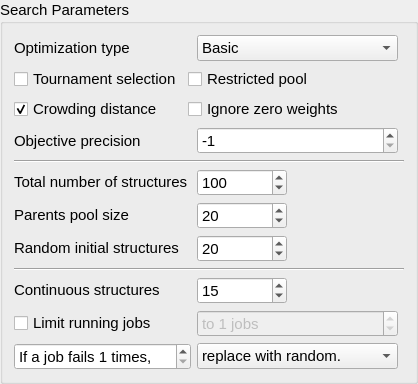
        <widget class="QGroupBox" name="groupBox_4">
         <property name="sizePolicy">
          <sizepolicy hsizetype="Preferred" vsizetype="Maximum">
           <horstretch>0</horstretch>
           <verstretch>0</verstretch>
          </sizepolicy>
         </property>
         <property name="font">
          <font>
           <pointsize>11</pointsize>
          </font>
         </property>
         <property name="title">
          <string>Search Parameters</string>
         </property>
         <layout class="QGridLayout" name="gridLayout">
          <item row="11" column="1">
           <widget class="QSpinBox" name="spin_contStructs">
            <property name="sizePolicy">
             <sizepolicy hsizetype="Minimum" vsizetype="Fixed">
              <horstretch>0</horstretch>
              <verstretch>0</verstretch>
             </sizepolicy>
            </property>
            <property name="minimumSize">
             <size>
              <width>0</width>
              <height>25</height>
             </size>
            </property>
            <property name="maximumSize">
             <size>
              <width>90</width>
              <height>16777215</height>
             </size>
            </property>
            <property name="font">
             <font>
              <pointsize>11</pointsize>
             </font>
            </property>
            <property name="toolTip">
             <string>&lt;html&gt;&lt;head/&gt;&lt;body&gt;&lt;p&gt;Number of structures to be kept &amp;quot;in progress&amp;quot; after the initial generation.&lt;/p&gt;&lt;p&gt;This should depend on the resources available. If a running job limit is set below,&lt;/p&gt;&lt;p&gt;[running job limit] + 1&lt;/p&gt;&lt;p&gt;is a good value here.&lt;/p&gt;&lt;p&gt;Default: 15&lt;/p&gt;&lt;/body&gt;&lt;/html&gt;</string>
            </property>
            <property name="value">
             <number>15</number>
            </property>
           </widget>
          </item>
          <item row="7" column="1">
           <widget class="QSpinBox" name="spin_numInitial">
            <property name="sizePolicy">
             <sizepolicy hsizetype="Minimum" vsizetype="Fixed">
              <horstretch>0</horstretch>
              <verstretch>0</verstretch>
             </sizepolicy>
            </property>
            <property name="minimumSize">
             <size>
              <width>0</width>
              <height>25</height>
             </size>
            </property>
            <property name="maximumSize">
             <size>
              <width>90</width>
              <height>16777215</height>
             </size>
            </property>
            <property name="font">
             <font>
              <pointsize>11</pointsize>
             </font>
            </property>
            <property name="toolTip">
             <string>&lt;html&gt;&lt;head/&gt;&lt;body&gt;&lt;p&gt;Number of random initial structures to generate from the input formulas, using the enabled random generation modes.&lt;/p&gt;&lt;p&gt;Default: 20&lt;/p&gt;&lt;/body&gt;&lt;/html&gt;</string>
            </property>
            <property name="maximum">
             <number>9999</number>
            </property>
            <property name="value">
             <number>20</number>
            </property>
           </widget>
          </item>
          <item row="4" column="0">
           <widget class="QLabel" name="label_12">
            <property name="sizePolicy">
             <sizepolicy hsizetype="Preferred" vsizetype="Fixed">
              <horstretch>0</horstretch>
              <verstretch>0</verstretch>
             </sizepolicy>
            </property>
            <property name="font">
             <font>
              <pointsize>11</pointsize>
             </font>
            </property>
            <property name="text">
             <string>Total number of structures</string>
            </property>
            <property name="alignment">
             <set>Qt::AlignLeading|Qt::AlignLeft|Qt::AlignVCenter</set>
            </property>
           </widget>
          </item>
          <item row="6" column="1">
           <widget class="QSpinBox" name="spin_parentsPoolSize">
            <property name="minimum">
             <number>1</number>
            </property>
            <property name="sizePolicy">
             <sizepolicy hsizetype="Minimum" vsizetype="Fixed">
              <horstretch>0</horstretch>
              <verstretch>0</verstretch>
             </sizepolicy>
            </property>
            <property name="minimumSize">
             <size>
              <width>0</width>
              <height>25</height>
             </size>
            </property>
            <property name="maximumSize">
             <size>
              <width>90</width>
              <height>16777215</height>
             </size>
            </property>
            <property name="font">
             <font>
              <pointsize>11</pointsize>
             </font>
            </property>
            <property name="toolTip">
             <string>&lt;html&gt;&lt;head/&gt;&lt;body&gt;&lt;p&gt;Number of structures to be considered for genetic operations.&lt;/p&gt;&lt;p&gt;Structures are chosen for genetic operations based on a weighted probability list, which can be determined from either multi-objective scalar fitness function or the Pareto optimization's non-dominated sorting process. The probability, in any case, is calculated based on the structures' distance above convex hull, plus any user-specified objectives.&lt;/p&gt;&lt;p&gt;The number specified here is used to determine how many of the lowest enthalpy structures will have a non-zero probability.&lt;/p&gt;&lt;p&gt;Default: 20&lt;/p&gt;&lt;/body&gt;&lt;/html&gt;</string>
            </property>
            <property name="maximum">
             <number>9999</number>
            </property>
            <property name="value">
             <number>20</number>
            </property>
           </widget>
          </item>
          <item row="10" column="0" colspan="3">
           <widget class="Line" name="line_3">
            <property name="orientation">
             <enum>Qt::Horizontal</enum>
            </property>
           </widget>
          </item>
          <item row="12" column="1">
           <widget class="QSpinBox" name="spin_runningJobLimit">
            <property name="enabled">
             <bool>false</bool>
            </property>
            <property name="sizePolicy">
             <sizepolicy hsizetype="Minimum" vsizetype="Fixed">
              <horstretch>0</horstretch>
              <verstretch>0</verstretch>
             </sizepolicy>
            </property>
            <property name="minimumSize">
             <size>
              <width>0</width>
              <height>25</height>
             </size>
            </property>
            <property name="font">
             <font>
              <pointsize>11</pointsize>
             </font>
            </property>
            <property name="toolTip">
             <string>Maximum number of simultaneous local optimizations allowed.</string>
            </property>
            <property name="suffix">
             <string> jobs</string>
            </property>
            <property name="prefix">
             <string>to </string>
            </property>
            <property name="value">
             <number>1</number>
            </property>
           </widget>
          </item>
          <item row="7" column="0">
           <widget class="QLabel" name="label_9">
            <property name="sizePolicy">
             <sizepolicy hsizetype="Fixed" vsizetype="Fixed">
              <horstretch>0</horstretch>
              <verstretch>0</verstretch>
             </sizepolicy>
            </property>
            <property name="font">
             <font>
              <pointsize>11</pointsize>
             </font>
            </property>
            <property name="text">
             <string>Random initial structures</string>
            </property>
            <property name="alignment">
             <set>Qt::AlignLeading|Qt::AlignLeft|Qt::AlignVCenter</set>
            </property>
            <property name="buddy">
             <cstring>spin_numInitial</cstring>
            </property>
           </widget>
          </item>
          <item row="1" column="0" colspan="2">
           <layout class="QGridLayout" name="horizontalLayout">
            <item row="0" column="0">
             <widget class="QCheckBox" name="cb_tournament">
              <property name="toolTip">
               <string>&lt;html&gt;&lt;head/&gt;&lt;body&gt;&lt;p&gt;Use binary tournament selection in Pareto optimization instead of converting rank/distance to scalar fitness.&lt;/p&gt;&lt;/body&gt;&lt;/html&gt;</string>
              </property>
              <property name="text">
               <string>Tournament selection</string>
              </property>
             </widget>
            </item>
            <item row="0" column="1">
             <widget class="QCheckBox" name="cb_restrictPool">
              <property name="toolTip">
               <string>&lt;html&gt;&lt;head/&gt;&lt;body&gt;&lt;p&gt;When tournament selection is active, choose parents from up to the configured parents pool size instead of the entire pool.&lt;/p&gt;&lt;/body&gt;&lt;/html&gt;</string>
              </property>
              <property name="text">
               <string>Restricted pool</string>
              </property>
             </widget>
            </item>
            <item row="1" column="0">
             <widget class="QCheckBox" name="cb_crowding">
              <property name="sizePolicy">
               <sizepolicy hsizetype="Fixed" vsizetype="Fixed">
                <horstretch>0</horstretch>
                <verstretch>0</verstretch>
               </sizepolicy>
              </property>
              <property name="font">
               <font>
                <pointsize>11</pointsize>
               </font>
              </property>
              <property name="focusPolicy">
               <enum>Qt::StrongFocus</enum>
              </property>
              <property name="toolTip">
               <string>&lt;html&gt;&lt;head/&gt;&lt;body&gt;&lt;p&gt;Use crowding distance adjustments in Pareto optimization.&lt;/p&gt;&lt;/body&gt;&lt;/html&gt;</string>
              </property>
              <property name="text">
               <string>Crowding distance</string>
              </property>
              <property name="checked">
               <bool>true</bool>
              </property>
             </widget>
            </item>
            <item row="1" column="1">
             <widget class="QCheckBox" name="cb_paretoFilterZeroWeights">
              <property name="toolTip">
               <string>&lt;html&gt;&lt;head/&gt;&lt;body&gt;&lt;p&gt;When Pareto optimization is active, ignore objectives with zero weight in Pareto ranking, selection, and front assignment.&lt;/p&gt;&lt;p&gt;Default: false&lt;/p&gt;&lt;/body&gt;&lt;/html&gt;</string>
              </property>
              <property name="text">
               <string>Ignore zero weights</string>
              </property>
             </widget>
            </item>
           </layout>
          </item>
          <item row="4" column="1">
           <widget class="QSpinBox" name="spin_cutoff">
            <property name="minimum">
             <number>1</number>
            </property>
            <property name="sizePolicy">
             <sizepolicy hsizetype="Minimum" vsizetype="Fixed">
              <horstretch>0</horstretch>
              <verstretch>0</verstretch>
             </sizepolicy>
            </property>
            <property name="minimumSize">
             <size>
              <width>0</width>
              <height>25</height>
             </size>
            </property>
            <property name="maximumSize">
             <size>
              <width>90</width>
              <height>16777215</height>
             </size>
            </property>
            <property name="font">
             <font>
              <pointsize>11</pointsize>
             </font>
            </property>
            <property name="toolTip">
             <string>&lt;html&gt;&lt;head/&gt;&lt;body&gt;&lt;p&gt;The maximum number of structures generated in the search.&lt;/p&gt;&lt;p&gt;Default: 100&lt;/p&gt;&lt;/body&gt;&lt;/html&gt;</string>
            </property>
            <property name="maximum">
             <number>2147483647</number>
            </property>
            <property name="value">
             <number>100</number>
            </property>
           </widget>
          </item>
          <item row="6" column="0">
           <widget class="QLabel" name="label_26">
            <property name="sizePolicy">
             <sizepolicy hsizetype="Preferred" vsizetype="Fixed">
              <horstretch>0</horstretch>
              <verstretch>0</verstretch>
             </sizepolicy>
            </property>
            <property name="font">
             <font>
              <pointsize>11</pointsize>
             </font>
            </property>
            <property name="text">
             <string>Parents pool size</string>
            </property>
            <property name="alignment">
             <set>Qt::AlignLeading|Qt::AlignLeft|Qt::AlignVCenter</set>
            </property>
            <property name="buddy">
             <cstring>spin_parentsPoolSize</cstring>
            </property>
           </widget>
          </item>
          <item row="12" column="0">
           <widget class="QCheckBox" name="cb_limitRunningJobs">
            <property name="sizePolicy">
             <sizepolicy hsizetype="Minimum" vsizetype="Fixed">
              <horstretch>0</horstretch>
              <verstretch>0</verstretch>
             </sizepolicy>
            </property>
            <property name="font">
             <font>
              <pointsize>11</pointsize>
             </font>
            </property>
            <property name="toolTip">
             <string>Check this box to set a limit on the number of jobs that are submitted for a local optimization at any given time.</string>
            </property>
            <property name="text">
             <string>Limit running jobs</string>
            </property>
           </widget>
          </item>
          <item row="13" column="0">
           <widget class="QSpinBox" name="spin_failLimit">
            <property name="sizePolicy">
             <sizepolicy hsizetype="Fixed" vsizetype="Fixed">
              <horstretch>0</horstretch>
              <verstretch>0</verstretch>
             </sizepolicy>
            </property>
            <property name="minimumSize">
             <size>
              <width>0</width>
              <height>25</height>
             </size>
            </property>
            <property name="font">
             <font>
              <pointsize>11</pointsize>
             </font>
            </property>
            <property name="toolTip">
             <string>&lt;html&gt;&lt;head/&gt;&lt;body&gt;&lt;p&gt;Take an action for failed local optimizations after this many failures.&lt;/p&gt;&lt;p&gt;Default: 1&lt;/p&gt;&lt;/body&gt;&lt;/html&gt;</string>
            </property>
            <property name="suffix">
             <string> times,</string>
            </property>
            <property name="prefix">
             <string>If a job fails </string>
            </property>
            <property name="minimum">
             <number>1</number>
            </property>
            <property name="maximum">
             <number>100</number>
            </property>
            <property name="value">
             <number>1</number>
            </property>
           </widget>
          </item>
          <item row="0" column="1">
           <widget class="QComboBox" name="combo_optType">
            <property name="font">
             <font>
              <pointsize>11</pointsize>
             </font>
            </property>
            <property name="focusPolicy">
             <enum>Qt::StrongFocus</enum>
            </property>
            <property name="toolTip">
             <string>&lt;html&gt;&lt;head/&gt;&lt;body&gt;&lt;p&gt;Specify the optimization type.&lt;/p&gt;&lt;p&gt;Basic uses a scalar weighted fitness. Pareto uses non-dominated sorting, optionally with tournament selection and crowding distance.&lt;/p&gt;&lt;p&gt;MOME (multi-objective MAP-Elites) splits the descriptor space into cells that each keep their own Pareto front; it needs descriptors, which are defined in the input file.&lt;/p&gt;&lt;/body&gt;&lt;/html&gt;</string>
            </property>
            <item>
             <property name="text">
              <string>Basic</string>
             </property>
            </item>
            <item>
             <property name="text">
              <string>Pareto</string>
             </property>
            </item>
            <item>
             <property name="text">
              <string>MOME</string>
             </property>
            </item>
           </widget>
          </item>
          <item row="13" column="1">
           <widget class="QComboBox" name="combo_failAction">
            <property name="sizePolicy">
             <sizepolicy hsizetype="Preferred" vsizetype="Fixed">
              <horstretch>0</horstretch>
              <verstretch>0</verstretch>
             </sizepolicy>
            </property>
            <property name="minimumSize">
             <size>
              <width>0</width>
              <height>25</height>
             </size>
            </property>
            <property name="font">
             <font>
              <pointsize>11</pointsize>
             </font>
            </property>
            <property name="toolTip">
             <string>&lt;html&gt;&lt;head/&gt;&lt;body&gt;&lt;p&gt;Perform one of the indicated tasks for a structure that fail more than the specified number of times.&lt;/p&gt;&lt;p&gt;Default: fail the structure&lt;/p&gt;&lt;/body&gt;&lt;/html&gt;</string>
            </property>
            <property name="currentText">
             <string>replace with random.</string>
            </property>
            <property name="currentIndex">
             <number>2</number>
            </property>
            <item>
             <property name="text">
              <string>keep trying to optimize.</string>
             </property>
            </item>
            <item>
             <property name="text">
              <string>fail the structure.</string>
             </property>
            </item>
            <item>
             <property name="text">
              <string>replace with random.</string>
             </property>
            </item>
            <item>
             <property name="text">
              <string>replace with new offspring.</string>
             </property>
            </item>
           </widget>
          </item>
          <item row="0" column="0">
           <widget class="QLabel" name="label_selectionPolicy">
            <property name="font">
             <font>
              <pointsize>11</pointsize>
             </font>
            </property>
            <property name="text">
             <string>Optimization type</string>
            </property>
           </widget>
          </item>
          <item row="11" column="0">
           <widget class="QLabel" name="label_genTotal">
            <property name="sizePolicy">
             <sizepolicy hsizetype="Preferred" vsizetype="Fixed">
              <horstretch>0</horstretch>
              <verstretch>0</verstretch>
             </sizepolicy>
            </property>
            <property name="font">
             <font>
              <pointsize>11</pointsize>
             </font>
            </property>
            <property name="text">
             <string notr="true">Continuous structures</string>
            </property>
            <property name="alignment">
             <set>Qt::AlignLeading|Qt::AlignLeft|Qt::AlignVCenter</set>
            </property>
            <property name="buddy">
             <cstring>spin_contStructs</cstring>
            </property>
           </widget>
          </item>
          <item row="2" column="0">
           <widget class="QLabel" name="label_objectivePrecision">
            <property name="font">
             <font>
              <pointsize>11</pointsize>
             </font>
            </property>
            <property name="text">
             <string>Objective precision</string>
            </property>
           </widget>
          </item>
          <item row="2" column="1">
           <widget class="QSpinBox" name="sb_prec">
            <property name="minimumSize">
             <size>
              <width>65</width>
              <height>25</height>
             </size>
            </property>
            <property name="font">
             <font>
              <pointsize>11</pointsize>
             </font>
            </property>
            <property name="focusPolicy">
             <enum>Qt::StrongFocus</enum>
            </property>
            <property name="toolTip">
             <string>&lt;html&gt;&lt;head/&gt;&lt;body&gt;&lt;p&gt;Number of decimal digits used when objective values are compared for fitness and selection. -1 means no rounding.&lt;/p&gt;&lt;p&gt;Default: -1&lt;/p&gt;&lt;/body&gt;&lt;/html&gt;</string>
            </property>
            <property name="minimum">
             <number>-1</number>
            </property>
            <property name="maximum">
             <number>24</number>
            </property>
            <property name="value">
             <number>-1</number>
            </property>
           </widget>
          </item>
          <item row="3" column="0" colspan="3">
           <widget class="Line" name="line_7">
            <property name="orientation">
             <enum>Qt::Horizontal</enum>
            </property>
           </widget>
          </item>
         </layout>
        </widget>
